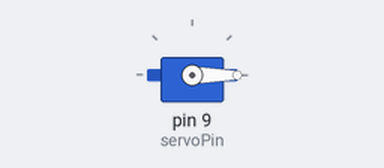
Recording of a sketch running on a simulated Arduino Uno, built with avr-gcc and run on an emulated ATmega328P. Shown: servo.

Above: at 0.05 s.
At 10.0 s:
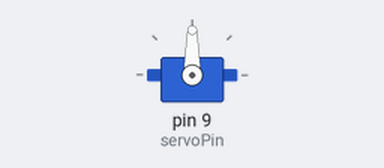
Timing chart, 0 to 13.0 s (numbered marks = the images above):
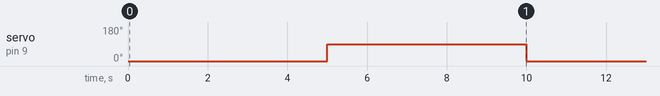

The sketch:

BendyBoxDemo.ino
```cpp
#include <Servo.h>

Servo myservo;
int servoPin = 9;
int servoDelayTime = 5000;

void setup() {
  Serial.begin(9600);
  myservo.attach(servoPin);
}

void loop() {
  myservo.write(0);
  delay(servoDelayTime);
  myservo.write(90);
  delay(servoDelayTime);
}
```

Measured:
- by itself, servo on pin 9 (servoPin): alternates 90° for 5.0 s and 0° for 5.0 s
